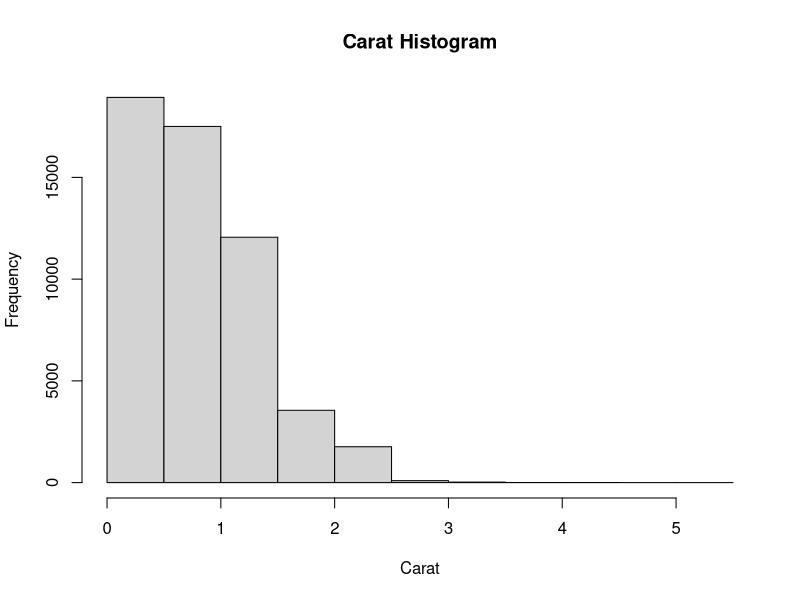
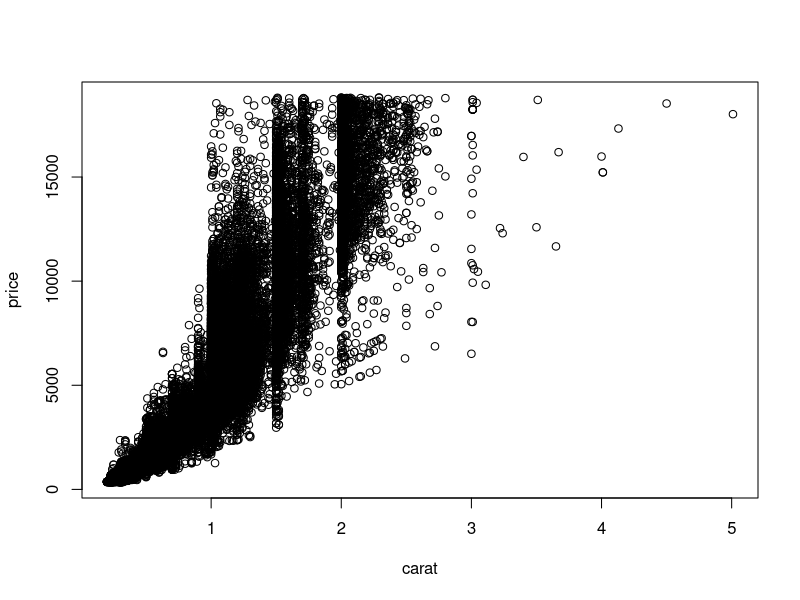
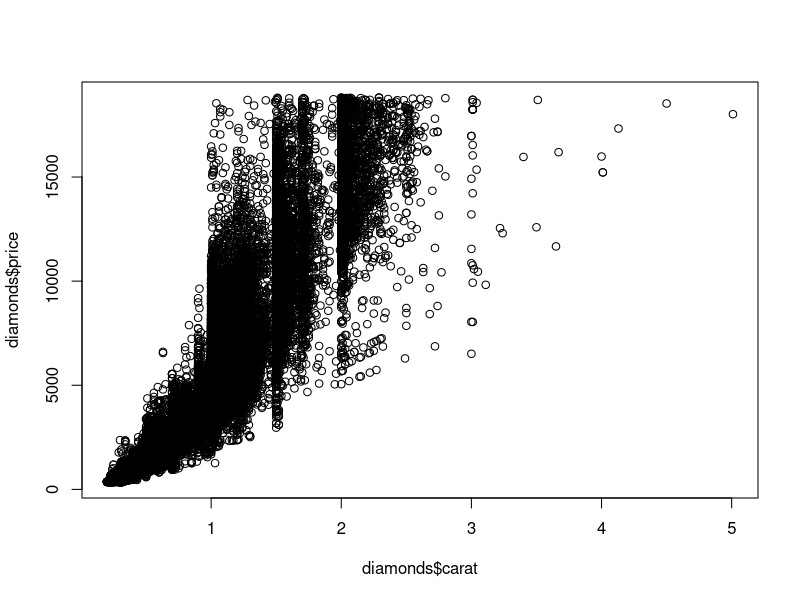
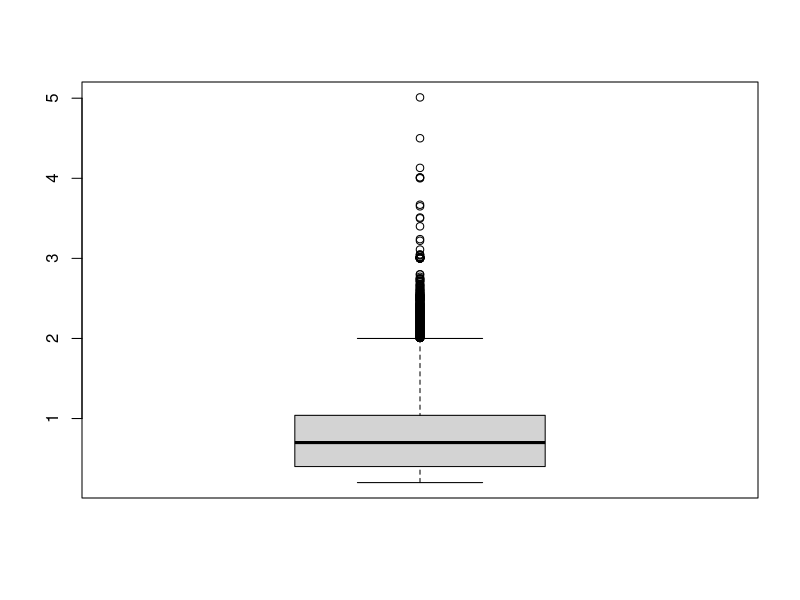
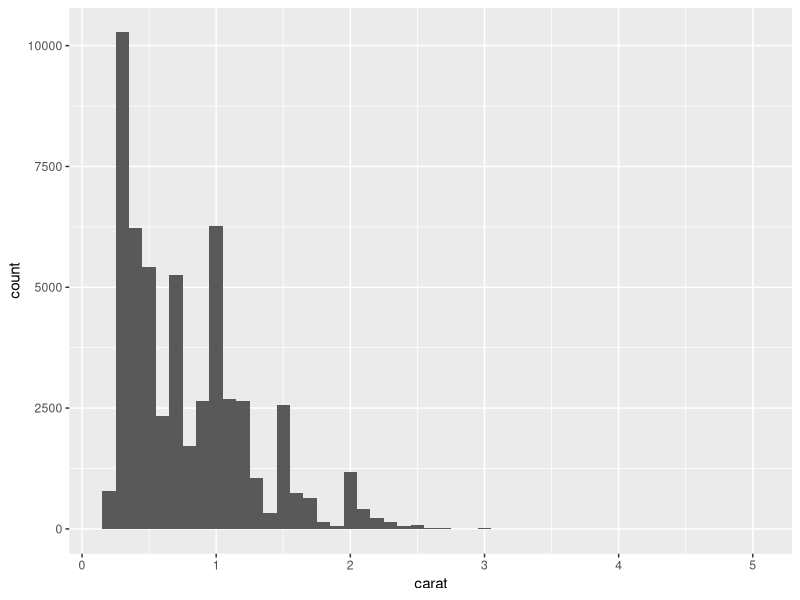
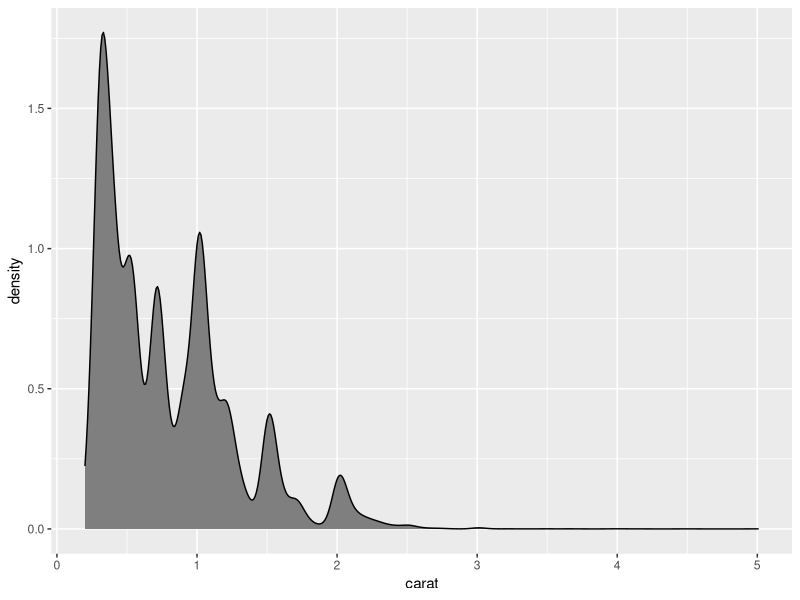
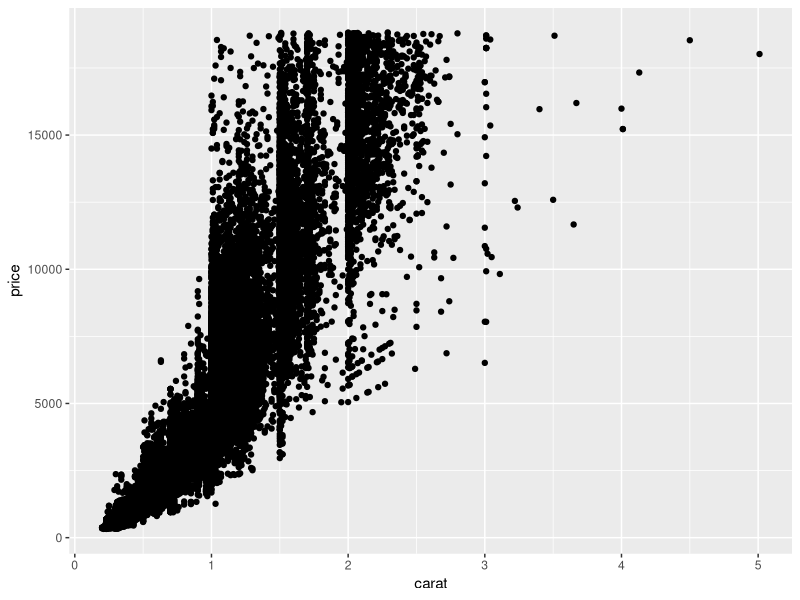
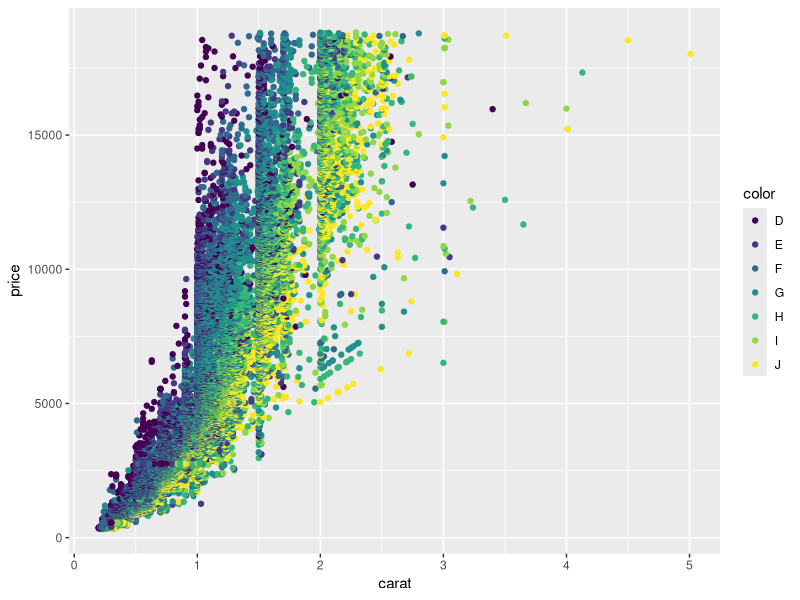

Reproduce these figures in R, in order.
#Ch7.r

require(ggplot2)
data(diamonds)
head(diamonds)

hist(diamonds$carat, main = "Carat Histogram", xlab = "Carat")

plot(price ~ carat, data = diamonds)
plot(diamonds$carat, diamonds$price)
boxplot(diamonds$carat)

ggplot(data = diamonds) + geom_histogram(aes(x=carat), binwidth=.1)
ggplot(data = diamonds) + geom_density(aes(x=carat), fill = "grey50")
ggplot(data = diamonds, aes(x = carat, y = price)) + geom_point()
g <- ggplot(diamonds, aes(x = carat, y = price))
g + geom_point(aes(color=color))
g + geom_point(aes(color=color)) + facet_wrap(~color)
g + geom_point(aes(color=color)) + facet_grid(cut ~ clarity)
ggplot(diamonds, aes(x=carat)) + geom_histogram() + facet_wrap(~color)

ggplot(diamonds, aes(y = carat, x = 1)) + geom_boxplot()
ggplot(diamonds, aes(y = carat, x = cut)) + geom_boxplot()
ggplot(diamonds, aes(y = carat, x = cut)) + geom_violin()
ggplot(diamonds, aes(y = carat, x = cut)) + geom_point() + geom_violin()
ggplot(diamonds, aes(y = carat, x = cut)) + geom_violin() + geom_point()  

ggplot(economics, aes(x=date, y = pop)) + geom_line()
require(lubridate)
economics$year <- year(economics$date)
economics$month <- month(economics$date)
